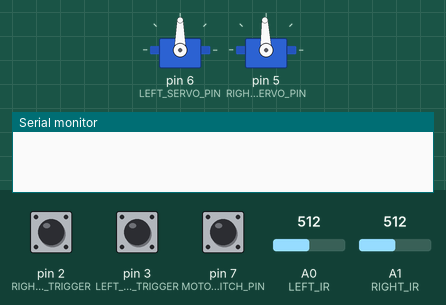
This sketch was run on a simulated Arduino Uno, built with avr-gcc and run on an emulated ATmega328P. On the bench: 2 × servo, the last lines printed to the serial monitor. Inputs (shaded band) come from the test bench; at power-on: pin 7 (MOTOR_SWITCH_PIN) HIGH, pin 2 (RIGHT_BUMPER_TRIGGER) HIGH, A0 (LEFT_IR) = 512, A1 (RIGHT_IR) = 512, pin 3 (LEFT_BUMPER_TRIGGER) HIGH.

Above: at 0.8 s.
0.9 s: pin 7 (MOTOR_SWITCH_PIN) pulled LOW for 0.15 s
At 1.2 s:
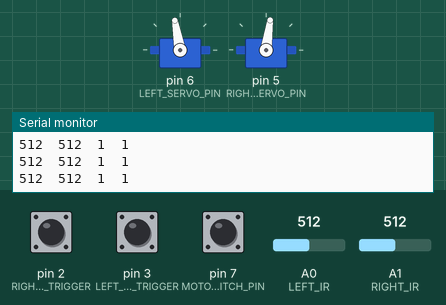
2.5 s: pin 2 (RIGHT_BUMPER_TRIGGER) pulled LOW for 0.15 s
At 3.6 s:
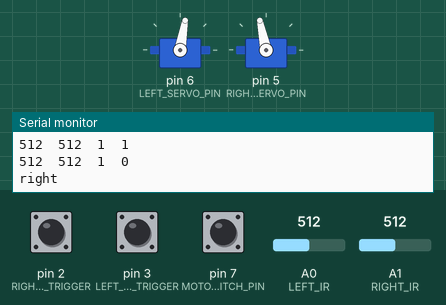
5.6 s: A0 (LEFT_IR) set to 1010
8.6 s: A1 (RIGHT_IR) set to 1010
11.6 s: pin 3 (LEFT_BUMPER_TRIGGER) pulled LOW for 0.15 s
At 14.1 s:
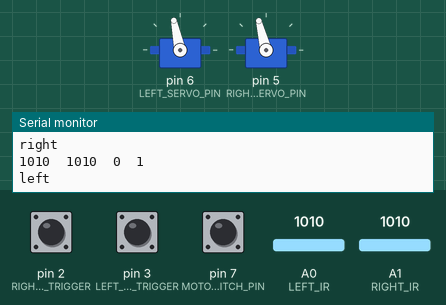
14.7 s: A0 (LEFT_IR) set to 990
At 21.2 s:
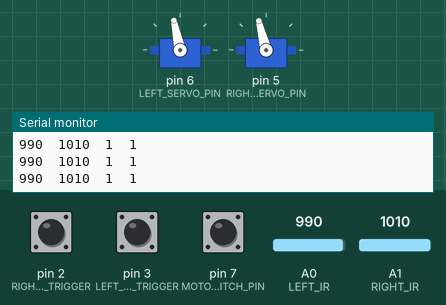
Timing chart, 0 to 21.5 s (numbered marks = the images above; inputs shaded):
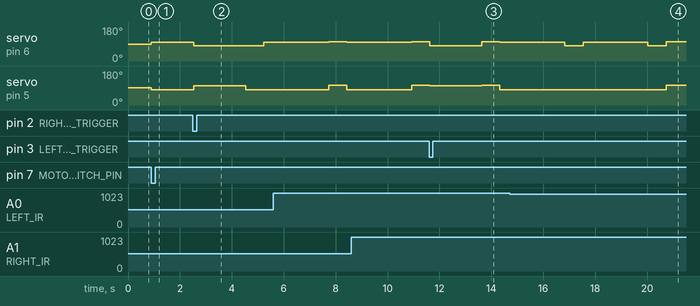

Measured:
- after the input at 0.9 s, servo on pin 6 (LEFT_SERVO_PIN): 90° → 100° at once; servo on pin 5 (RIGHT_SERVO_PIN): 92° → 82° at once
- after the input at 2.5 s, servo on pin 6 (LEFT_SERVO_PIN): 100° → 80° at once, → 100° 2.7 s later; servo on pin 5 (RIGHT_SERVO_PIN): 82° → 102° at once, → 82° 2.0 s later
- after the input at 11.6 s, servo on pin 5 (RIGHT_SERVO_PIN): 104° → 102° at once, → 104° 2.0 s later, → 82° 0.70 s later
- after the input at 14.7 s, servo on pin 5 (RIGHT_SERVO_PIN): 82° → 104° after 6.0 s

The sketch:

project2check2.ino
```cpp
#include <Servo.h>

#define RIGHT_BUMPER_TRIGGER 2
#define LEFT_BUMPER_TRIGGER 3
#define LEFT_IR A0
#define RIGHT_IR A1
#define CALIBRATE_BUTTON_PIN 4
#define MOTOR_SWITCH_PIN 7
#define LEFT_SERVO_PIN 6
#define RIGHT_SERVO_PIN 5
#define IR_SERVO_PIN 11
#define LEFT_LED_PIN 12
#define RIGHT_LED_PIN 13
#define VCNL4000_ADDRESS 0x13  // 0x26 write, 0x27 read

Servo leftServo, rightServo;

/*
 * -1 = line is on the right
 * 0  = robot is on the line
 * 1  = line is on the left
 */
int linePos = 0;
int alreadyTurned = 0;


/*
 * Servo details:
 *
 *          LEFT    RIGHT
 * stop:    90      92
 * straight:100     82
 * backup:  80      102
 * right:   101     103
 * left:    80      82
 */

 /*
  * IR Sensors edge values:
  *       LEFT    RIGHT
  *       1000    930
  */

void setup() {
  Serial.begin(9600);

  leftServo.attach(LEFT_SERVO_PIN);
  rightServo.attach(RIGHT_SERVO_PIN );
  servoStop();

  pinMode(MOTOR_SWITCH_PIN, INPUT_PULLUP);
  pinMode(LEFT_BUMPER_TRIGGER, INPUT_PULLUP);
  pinMode(RIGHT_BUMPER_TRIGGER, INPUT_PULLUP);

  digitalWrite(MOTOR_SWITCH_PIN, 1);
  digitalWrite(LEFT_BUMPER_TRIGGER, 1);
  digitalWrite(RIGHT_BUMPER_TRIGGER, 1);

  while(digitalRead(MOTOR_SWITCH_PIN) == 1);
}

void loop() {
  // put your main code here, to run repeatedly:
  int motorSwitchPin = digitalRead(MOTOR_SWITCH_PIN);
  int leftBumper = digitalRead(LEFT_BUMPER_TRIGGER);
  int rightBumper = digitalRead(RIGHT_BUMPER_TRIGGER);
  int leftIR = analogRead(LEFT_IR);
  int rightIR = analogRead(RIGHT_IR);


  Serial.print(leftIR);
  Serial.print("\t");
  Serial.print(rightIR);
  Serial.print("\t");
  Serial.print(leftBumper);
  Serial.print("\t");
  Serial.println(rightBumper);

  //checking for hits - checking twice - solved weird behaviour
  if(leftBumper == 0 && digitalRead(LEFT_BUMPER_TRIGGER) == 0) {
    Serial.println("left");
    if(linePos == 1) {
      goAroundLeft();
    } else {
      goAroundRight();
    }
    //alreadyTurned = 1;
  } else if(rightBumper == 0 && digitalRead(RIGHT_BUMPER_TRIGGER) == 0) {
    Serial.println("right");
    if(linePos == -1) {
      goAroundRight();
    } else {
      goAroundLeft();
    }
    //alreadyTurned = 1;
  }

  //line following
  if(leftIR < 1000 && rightIR < 930) {
    //neither sensor is on the line
    servoStraight();
    /*
    if(linePos == 0) {
      servoStraight();
    } else if(alreadyTurned == 0) {
      if(linePos == -1) {
        servoLeft();
        delay(500);
        alreadyTurned = 1;
      } else {
        servoRight();
        delay(500);
        alreadyTurned = 1;
      }
    } else {
      servoStraight();
    }
    */
  } else if(leftIR > 1000) {
    //left sensor is on the line
    servoLeft();
  } else if(rightIR > 800) {
    //right sensor is on the line
    servoRight();
  } else {
    //neither left nor right sensor is on the line
    servoStraight();
  }

}

void servoStop() {
  leftServo.write(90);
  rightServo.write(92);
}

void servoStraight() {
  leftServo.write(100);
  rightServo.write(82);
}

void servoBack() {
  leftServo.write(80);
  rightServo.write(102);
}

void servoRight() {
  leftServo.write(102);
  rightServo.write(104);
}

void servoLeft() {
  leftServo.write(80);
  rightServo.write(82);
}

//steps to go around an obstacle from left side
void goAroundLeft() {
  servoBack();
  delay(2000);
  servoLeft();
  delay(700);
  servoStraight();
  delay(2500);
  servoRight();
  delay(700);
  servoStraight();
  delay(2500);
  servoRight();
  delay(700);
  servoStraight();
}

//steps to go around an obstale from right side
void goAroundRight() {
  servoBack();
  delay(2000);
  servoRight();
  delay(700);
  servoStraight();
  delay(2500);
  servoLeft();
  delay(700);
  servoStraight();
  delay(2500);
  servoLeft();
  delay(700);
  servoStraight();
}
```
